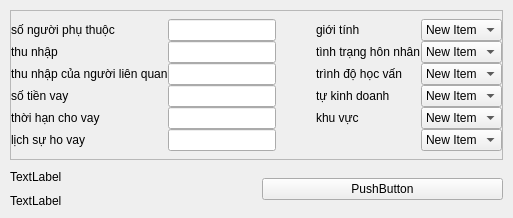
                     <widget class="QWidget" name="widgets">
                      <property name="styleSheet">
                       <string notr="true">b</string>
                      </property>
                      <layout class="QVBoxLayout" name="verticalLayout">
                       <property name="spacing">
                        <number>10</number>
                       </property>
                       <property name="leftMargin">
                        <number>10</number>
                       </property>
                       <property name="topMargin">
                        <number>10</number>
                       </property>
                       <property name="rightMargin">
                        <number>10</number>
                       </property>
                       <property name="bottomMargin">
                        <number>10</number>
                       </property>
                       <item>
                        <widget class="QFrame" name="row_3">
                         <property name="minimumSize">
                          <size>
                           <width>0</width>
                           <height>150</height>
                          </size>
                         </property>
                         <property name="frameShape">
                          <enum>QFrame::StyledPanel</enum>
                         </property>
                         <property name="frameShadow">
                          <enum>QFrame::Raised</enum>
                         </property>
                         <layout class="QHBoxLayout" name="horizontalLayout_12">
                          <property name="spacing">
                           <number>0</number>
                          </property>
                          <property name="leftMargin">
                           <number>0</number>
                          </property>
                          <property name="topMargin">
                           <number>0</number>
                          </property>
                          <property name="rightMargin">
                           <number>0</number>
                          </property>
                          <property name="bottomMargin">
                           <number>0</number>
                          </property>
                          <item>
                           <layout class="QVBoxLayout" name="verticalLayout_18">
                            <item>
                             <layout class="QHBoxLayout" name="horizontalLayout_6">
                              <item>
                               <layout class="QGridLayout" name="gridLayout_5">
                                <item row="0" column="1">
                                 <widget class="QLabel" name="label_4">
                                  <property name="text">
                                   <string>số người phụ thuộc</string>
                                  </property>
                                 </widget>
                                </item>
                                <item row="5" column="1">
                                 <widget class="QLabel" name="label_14">
                                  <property name="text">
                                   <string>lịch sự ho vay</string>
                                  </property>
                                 </widget>
                                </item>
                                <item row="2" column="1">
                                 <widget class="QLabel" name="label_11">
                                  <property name="text">
                                   <string>thu nhập của người liên quan</string>
                                  </property>
                                 </widget>
                                </item>
                                <item row="5" column="2">
                                 <widget class="QLineEdit" name="txt_lichsuvay"/>
                                </item>
                                <item row="4" column="1">
                                 <widget class="QLabel" name="label_13">
                                  <property name="text">
                                   <string>thời hạn cho vay</string>
                                  </property>
                                 </widget>
                                </item>
                                <item row="2" column="2">
                                 <widget class="QLineEdit" name="txt_thunhaplienquan"/>
                                </item>
                                <item row="1" column="2">
                                 <widget class="QLineEdit" name="txt_thunhap"/>
                                </item>
                                <item row="1" column="1">
                                 <widget class="QLabel" name="label_10">
                                  <property name="text">
                                   <string>thu nhập</string>
                                  </property>
                                 </widget>
                                </item>
                                <item row="0" column="2">
                                 <widget class="QLineEdit" name="txt_ngphuthuoc"/>
                                </item>
                                <item row="4" column="2">
                                 <widget class="QLineEdit" name="txt_tgvay"/>
                                </item>
                                <item row="3" column="2">
                                 <widget class="QLineEdit" name="txt_sotienvay"/>
                                </item>
                                <item row="3" column="1">
                                 <widget class="QLabel" name="label_12">
                                  <property name="text">
                                   <string>số tiền vay</string>
                                  </property>
                                 </widget>
                                </item>
                                <item row="2" column="3">
                                 <spacer name="horizontalSpacer">
                                  <property name="orientation">
                                   <enum>Qt::Horizontal</enum>
                                  </property>
                                  <property name="sizeHint" stdset="0">
                                   <size>
                                    <width>40</width>
                                    <height>20</height>
                                   </size>
                                  </property>
                                 </spacer>
                                </item>
                               </layout>
                              </item>
                              <item>
                               <layout class="QGridLayout" name="gridLayout">
                                <item row="6" column="0">
                                 <widget class="QLabel" name="label_7">
                                  <property name="text">
                                   <string/>
                                  </property>
                                 </widget>
                                </item>
                                <item row="6" column="1">
                                 <widget class="QComboBox" name="comboBox_7">
                                  <item>
                                   <property name="text">
                                    <string>New Item</string>
                                   </property>
                                  </item>
                                  <item>
                                   <property name="text">
                                    <string>New Item</string>
                                   </property>
                                  </item>
                                 </widget>
                                </item>
                                <item row="0" column="1">
                                 <widget class="QComboBox" name="cbx_gioitinh">
                                  <item>
                                   <property name="text">
                                    <string>New Item</string>
                                   </property>
                                  </item>
                                  <item>
                                   <property name="text">
                                    <string>New Item</string>
                                   </property>
                                  </item>
                                 </widget>
                                </item>
                                <item row="1" column="1">
                                 <widget class="QComboBox" name="cbx_honnhan">
                                  <item>
                                   <property name="text">
                                    <string>New Item</string>
                                   </property>
                                  </item>
                                  <item>
                                   <property name="text">
                                    <string>New Item</string>
                                   </property>
                                  </item>
                                 </widget>
                                </item>
                                <item row="2" column="1">
                                 <widget class="QComboBox" name="cbx_hocvan">
                                  <item>
                                   <property name="text">
                                    <string>New Item</string>
                                   </property>
                                  </item>
                                  <item>
                                   <property name="text">
                                    <string>New Item</string>
                                   </property>
                                  </item>
                                  <item>
                                   <property name="text">
                                    <string>New Item</string>
                                   </property>
                                  </item>
                                 </widget>
                                </item>
                                <item row="0" column="0">
                                 <widget class="QLabel" name="label_2">
                                  <property name="text">
                                   <string>giới tính</string>
                                  </property>
                                 </widget>
                                </item>
                                <item row="3" column="1">
                                 <widget class="QComboBox" name="cbx_khuvuc">
                                  <item>
                                   <property name="text">
                                    <string>New Item</string>
                                   </property>
                                  </item>
                                  <item>
                                   <property name="text">
                                    <string>New Item</string>
                                   </property>
                                  </item>
                                 </widget>
                                </item>
                                <item row="3" column="0">
                                 <widget class="QLabel" name="label_9">
                                  <property name="text">
                                   <string>tự kinh doanh</string>
                                  </property>
                                 </widget>
                                </item>
                                <item row="2" column="0">
                                 <widget class="QLabel" name="label_6">
                                  <property name="text">
                                   <string>trình độ học vấn</string>
                                  </property>
                                 </widget>
                                </item>
                                <item row="5" column="0">
                                 <widget class="QLabel" name="label_8">
                                  <property name="text">
                                   <string>khu vực</string>
                                  </property>
                                 </widget>
                                </item>
                                <item row="5" column="1">
                                 <widget class="QComboBox" name="cbx_kinhdoanh">
                                  <item>
                                   <property name="text">
                                    <string>New Item</string>
                                   </property>
                                  </item>
                                 </widget>
                                </item>
                                <item row="1" column="0">
                                 <widget class="QLabel" name="label_5">
                                  <property name="text">
                                   <string>tình trạng hôn nhân</string>
                                  </property>
                                 </widget>
                                </item>
                               </layout>
                              </item>
                             </layout>
                            </item>
                           </layout>
                          </item>
                         </layout>
                        </widget>
                       </item>
                       <item>
                        <layout class="QVBoxLayout" name="verticalLayout_17">
                         <item>
                          <layout class="QHBoxLayout" name="horizontalLayout_7">
                           <item>
                            <layout class="QGridLayout" name="gridLayout_6">
                             <item row="0" column="0">
                              <layout class="QGridLayout" name="gridLayout_7">
                               <item row="0" column="0">
                                <widget class="QLabel" name="label_15">
                                 <property name="text">
                                  <string>TextLabel</string>
                                 </property>
                                </widget>
                               </item>
                               <item row="1" column="0">
                                <widget class="QLabel" name="label_16">
                                 <property name="text">
                                  <string>TextLabel</string>
                                 </property>
                                </widget>
                               </item>
                              </layout>
                             </item>
                            </layout>
                           </item>
                           <item>
                            <widget class="QPushButton" name="btn_submit">
                             <property name="text">
                              <string>PushButton</string>
                             </property>
                            </widget>
                           </item>
                          </layout>
                         </item>
                        </layout>
                       </item>
                      </layout>
                     </widget>
